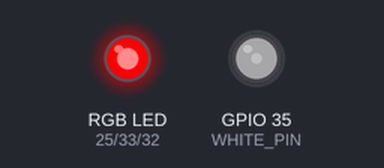
Simulated run of this sketch. Board: ESP32. Shown: an RGB LED mixed from three pins (HIGH = lit), output pins drawn as LEDs (lit = HIGH).

Above: at 0.05 s.
At 1.95 s:
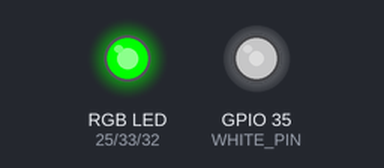
At 7.95 s:
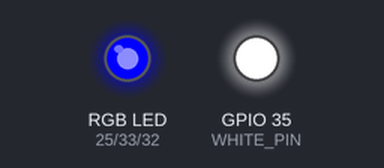
Timing chart, 0 to 10.4 s (numbered marks = the images above):
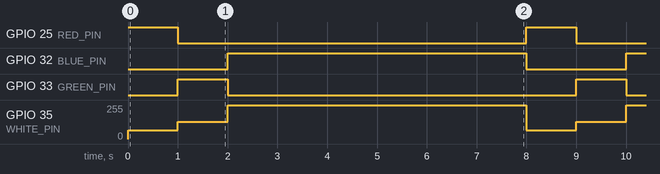

The sketch:

controlLed.ino
```cpp
// Define GPIOs for RGBW
#include "driver/ledc.h"

#define RED_PIN     25
#define GREEN_PIN   33
#define BLUE_PIN    32
#define WHITE_PIN   35

void fadeExample() {
  // Fade RED from 0 to 255 in 2 seconds
  ledcFade(RED_PIN, 0, 255, 2000);
  delay(2500); // Wait until fade completes

  // Fade RED back down
  ledcFade(RED_PIN, 255, 0, 2000);
  delay(2500);
}


void setup() {
  // Attach pins using new LEDC API (channel is assigned automatically)
  ledcAttach(RED_PIN,     5000, 8);  // 5kHz, 8-bit
  ledcAttach(GREEN_PIN,   5000, 8);
  ledcAttach(BLUE_PIN,    5000, 8);
  ledcAttach(WHITE_PIN,   5000, 8);
}

void loop() {
  // Manual write
  ledcWrite(RED_PIN,   255);  // Full red
  ledcWrite(GREEN_PIN, 0);
  ledcWrite(BLUE_PIN,  0);
  ledcWrite(WHITE_PIN, 64);  // Low white
  delay(1000);

  ledcWrite(RED_PIN,   0);
  ledcWrite(GREEN_PIN, 255);  // Full green
  ledcWrite(BLUE_PIN,  0);
  ledcWrite(WHITE_PIN, 128);  // Medium white
  delay(1000);

  ledcWrite(RED_PIN,   0);
  ledcWrite(GREEN_PIN, 0);
  ledcWrite(BLUE_PIN,  255);  // Full blue
  ledcWrite(WHITE_PIN, 255);  // Full white
  delay(1000);
  fadeExample();

}
```

Measured:
- by itself, GPIO 25 (RED_PIN), GPIO 33 (GREEN_PIN): alternates HIGH for 1.0 s and LOW for 7.0 s
- by itself, GPIO 32 (BLUE_PIN): alternates HIGH for 6.0 s and LOW for 2.0 s
- by itself, GPIO 35 (WHITE_PIN): repeats every 8.0 s: 128/255 1.0 s, 255/255 6.0 s, 64/255 1.0 s
